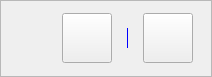
              <widget class="QFrame" name="frame_games">
               <property name="minimumSize">
                <size>
                 <width>0</width>
                 <height>0</height>
                </size>
               </property>
               <property name="maximumSize">
                <size>
                 <width>16777215</width>
                 <height>0</height>
                </size>
               </property>
               <property name="styleSheet">
                <string notr="true"/>
               </property>
               <property name="frameShape">
                <enum>QFrame::StyledPanel</enum>
               </property>
               <property name="frameShadow">
                <enum>QFrame::Raised</enum>
               </property>
               <layout class="QVBoxLayout" name="verticalLayout_9">
                <property name="spacing">
                 <number>5</number>
                </property>
                <property name="leftMargin">
                 <number>10</number>
                </property>
                <property name="topMargin">
                 <number>10</number>
                </property>
                <property name="rightMargin">
                 <number>10</number>
                </property>
                <property name="bottomMargin">
                 <number>10</number>
                </property>
                <item alignment="Qt::AlignRight|Qt::AlignTop">
                 <widget class="QFrame" name="mini_frame_games">
                  <property name="sizePolicy">
                   <sizepolicy hsizetype="Preferred" vsizetype="Preferred">
                    <horstretch>0</horstretch>
                    <verstretch>0</verstretch>
                   </sizepolicy>
                  </property>
                  <property name="minimumSize">
                   <size>
                    <width>160</width>
                    <height>55</height>
                   </size>
                  </property>
                  <property name="maximumSize">
                   <size>
                    <width>16777215</width>
                    <height>55</height>
                   </size>
                  </property>
                  <property name="styleSheet">
                   <string notr="true">QFrame#mini_frame_games
{
	border: transparent;
	background : transparent;
}</string>
                  </property>
                  <property name="frameShape">
                   <enum>QFrame::StyledPanel</enum>
                  </property>
                  <property name="frameShadow">
                   <enum>QFrame::Raised</enum>
                  </property>
                  <layout class="QHBoxLayout" name="horizontalLayout_10">
                   <property name="spacing">
                    <number>15</number>
                   </property>
                   <property name="leftMargin">
                    <number>11</number>
                   </property>
                   <property name="topMargin">
                    <number>1</number>
                   </property>
                   <property name="rightMargin">
                    <number>8</number>
                   </property>
                   <property name="bottomMargin">
                    <number>1</number>
                   </property>
                   <item>
                    <spacer name="horizontalSpacer_6">
                     <property name="orientation">
                      <enum>Qt::Horizontal</enum>
                     </property>
                     <property name="sizeHint" stdset="0">
                      <size>
                       <width>40</width>
                       <height>20</height>
                      </size>
                     </property>
                    </spacer>
                   </item>
                   <item alignment="Qt::AlignRight|Qt::AlignVCenter">
                    <widget class="QPushButton" name="btn_settings_snake">
                     <property name="sizePolicy">
                      <sizepolicy hsizetype="Fixed" vsizetype="Fixed">
                       <horstretch>0</horstretch>
                       <verstretch>0</verstretch>
                      </sizepolicy>
                     </property>
                     <property name="minimumSize">
                      <size>
                       <width>50</width>
                       <height>50</height>
                      </size>
                     </property>
                     <property name="maximumSize">
                      <size>
                       <width>50</width>
                       <height>50</height>
                      </size>
                     </property>
                     <property name="cursor">
                      <cursorShape>PointingHandCursor</cursorShape>
                     </property>
                     <property name="toolTip">
                      <string>Play Snake !</string>
                     </property>
                     <property name="text">
                      <string/>
                     </property>
                    </widget>
                   </item>
                   <item alignment="Qt::AlignHCenter|Qt::AlignVCenter">
                    <widget class="Line" name="mini_line_games_btns">
                     <property name="sizePolicy">
                      <sizepolicy hsizetype="Fixed" vsizetype="Fixed">
                       <horstretch>0</horstretch>
                       <verstretch>0</verstretch>
                      </sizepolicy>
                     </property>
                     <property name="minimumSize">
                      <size>
                       <width>1</width>
                       <height>20</height>
                      </size>
                     </property>
                     <property name="maximumSize">
                      <size>
                       <width>1</width>
                       <height>20</height>
                      </size>
                     </property>
                     <property name="styleSheet">
                      <string notr="true">QFrame#mini_line_games_btns
{
    border : 1px solid blue;
    background : blue;
}</string>
                     </property>
                     <property name="orientation">
                      <enum>Qt::Vertical</enum>
                     </property>
                    </widget>
                   </item>
                   <item alignment="Qt::AlignRight|Qt::AlignVCenter">
                    <widget class="QPushButton" name="btn_settings_tetris">
                     <property name="sizePolicy">
                      <sizepolicy hsizetype="Fixed" vsizetype="Fixed">
                       <horstretch>0</horstretch>
                       <verstretch>0</verstretch>
                      </sizepolicy>
                     </property>
                     <property name="minimumSize">
                      <size>
                       <width>50</width>
                       <height>50</height>
                      </size>
                     </property>
                     <property name="maximumSize">
                      <size>
                       <width>50</width>
                       <height>50</height>
                      </size>
                     </property>
                     <property name="cursor">
                      <cursorShape>PointingHandCursor</cursorShape>
                     </property>
                     <property name="toolTip">
                      <string>Play Tetris !</string>
                     </property>
                     <property name="text">
                      <string/>
                     </property>
                    </widget>
                   </item>
                  </layout>
                 </widget>
                </item>
               </layout>
              </widget>
